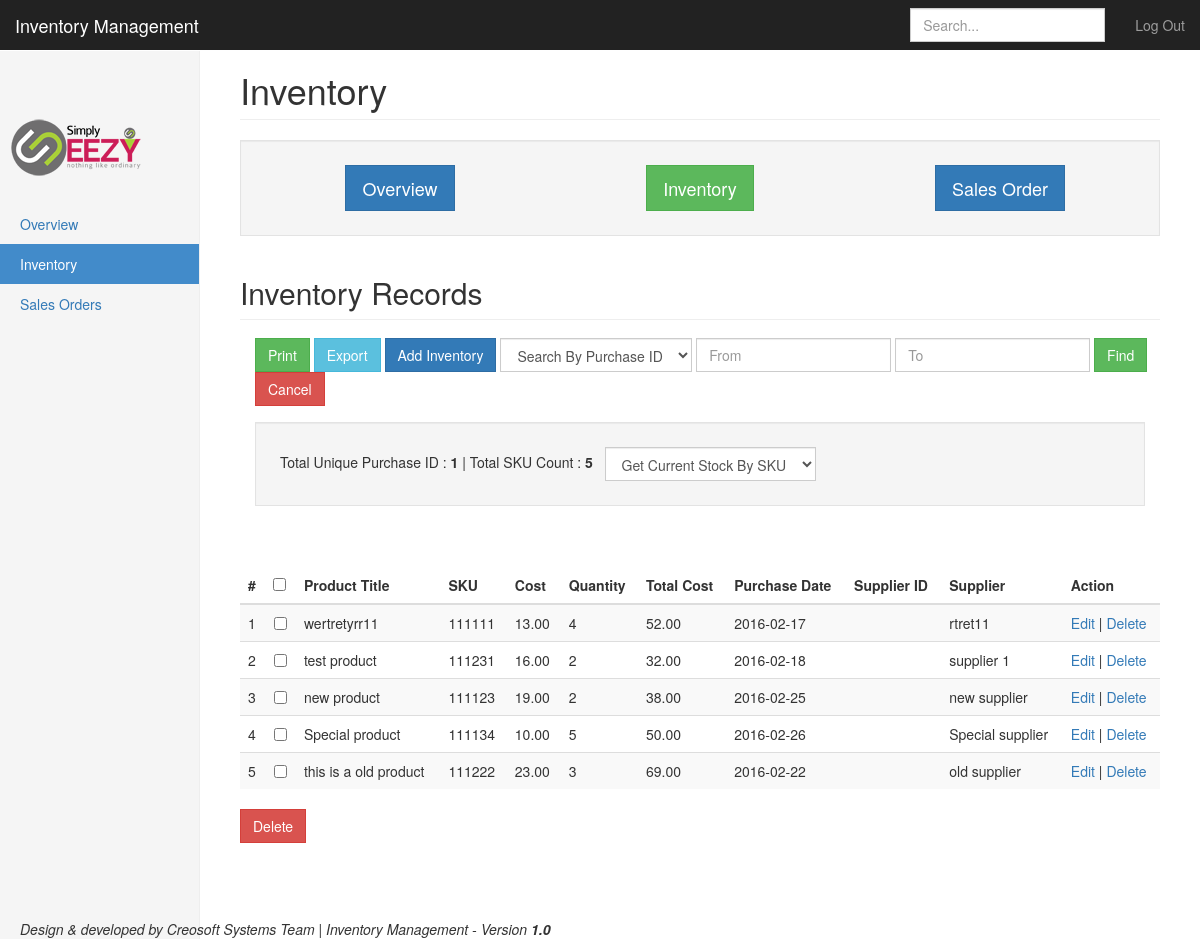
The page /inventory.php (signed in) on the database as committed earlier.
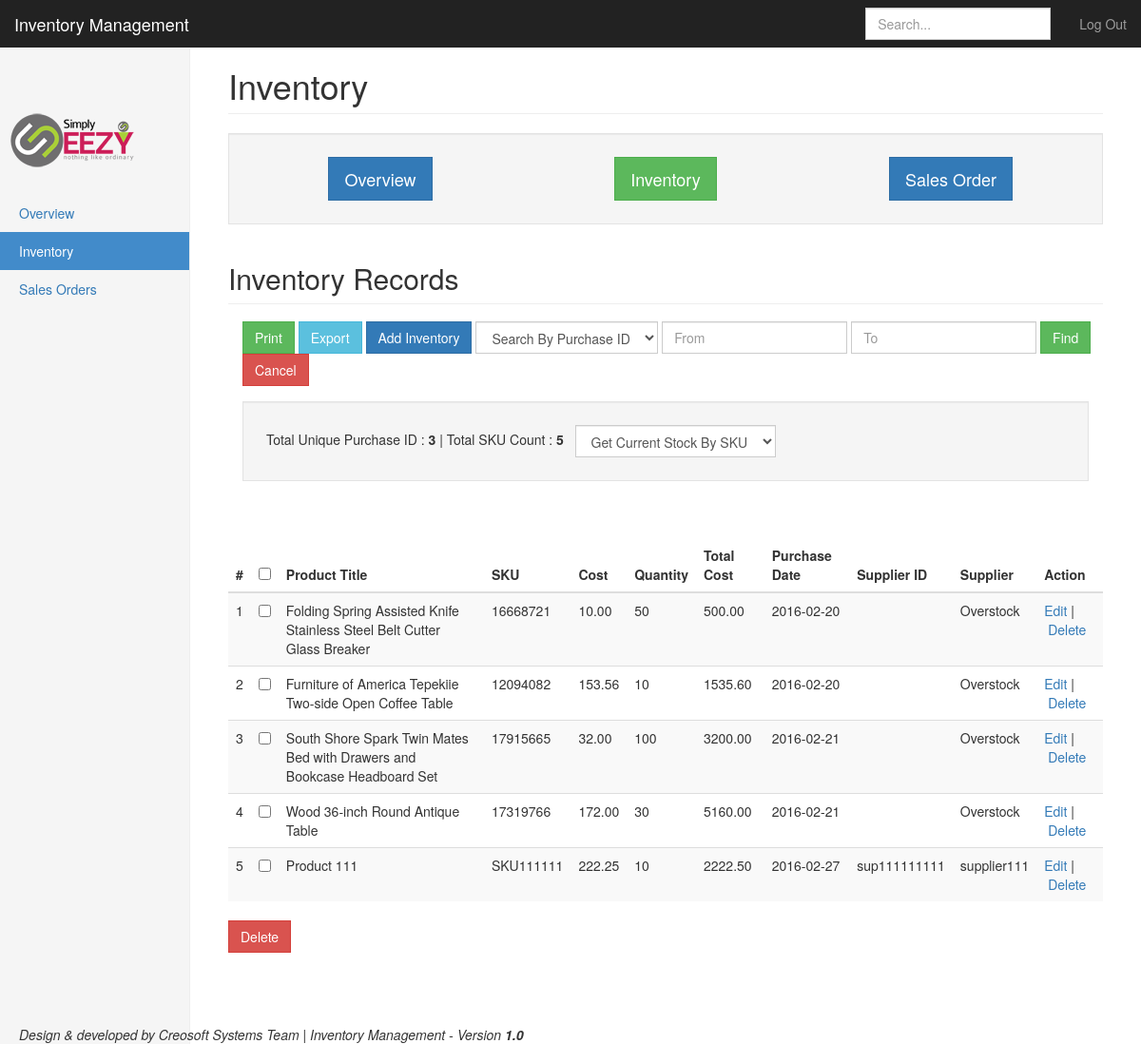
The same page on the database as committed later.
### tables this page shows
CREATE TABLE IF NOT EXISTS `inventory` (
  `id` int(11) NOT NULL AUTO_INCREMENT,
  `purchase_id` varchar(50) NOT NULL,
  `supplier_id` varchar(150) NOT NULL,
  `purchase_date` date NOT NULL,
  `sku` varchar(100) NOT NULL,
  `title` varchar(250) NOT NULL,
  `supplier` varchar(250) NOT NULL,
  `cost_price` decimal(10,2) NOT NULL DEFAULT '0.00',
  `quantity` int(11) NOT NULL,
  `total_cost` decimal(10,2) NOT NULL DEFAULT '0.00',
  `status` int(11) NOT NULL DEFAULT '1',
  `date_added` datetime NOT NULL,
  `date_modified` datetime NOT NULL,
  `product_image` varchar(250) DEFAULT NULL,
  PRIMARY KEY (`id`),
  UNIQUE KEY `sku` (`sku`)
);

### inventory.php (the view, shortened to what the changed rows need)
<?php
include('db.php');
$limit = 10;
if (isset($_GET["page"])) { $page  = $_GET["page"]; } else { $page=1; };
$start_from = ($page-1) * $limit;
$qInv = (isset($_REQUEST['searchInventory']))?$_REQUEST['searchInventory']:'';
$from_date = (isset($_REQUEST['from_date']))?urldecode($_REQUEST['from_date']):'';
$to_date = (isset($_REQUEST['to_date']))?urldecode($_REQUEST['to_date']):'';
$purchase_id = (isset($_REQUEST['purchase_id']))?$_REQUEST['purchase_id']:'';
$selectInvSql = "";
if(!empty($from_date) && !empty($to_date)){
	$from_date_ymd = date("Y-m-d", strtotime($from_date));
	$to_date_ymd = date("Y-m-d", strtotime($to_date));
	$selectInvSql = "SELECT id, purchase_id, supplier_id, title, sku, cost_price, quantity, total_cost, purchase_date, supplier FROM inventory WHERE purchase_date BETWEEN '".$from_date_ymd."' AND '".$to_date_ymd."' LIMIT $start_from, $limit";
}else if(!empty($qInv)){
	$selectInvSql = "SELECT id, purchase_id, supplier_id, title, sku, cost_price, quantity, total_cost, purchase_date, supplier FROM inventory WHERE title LIKE '%".$qInv."%' LIMIT $start_from, $limit";
}else if(!empty($purchase_id)){
	$selectInvSql = "SELECT id, purchase_id, supplier_id, title, sku, cost_price, quantity, total_cost, purchase_date, supplier FROM inventory WHERE purchase_id LIKE '%".$purchase_id."%' LIMIT $start_from, $limit";
}else{
	$selectInvSql = "SELECT id, purchase_id, supplier_id, title, sku, cost_price, quantity, total_cost, purchase_date, supplier FROM inventory LIMIT $start_from, $limit";
}
if(!empty($selectInvSql)){
	$selectInvSqlStatement = $myMySQLPDOCon->prepare($selectInvSql);
	$selectInvSqlParameter = array();
	$selectInvSqlStatement->execute($selectInvSqlParameter);
	$inventoryRecords = array();
	$inventoryRecords = $selectInvSqlStatement->fetchAll();
}
function getCount($field){
	global $myMySQLPDOCon;
	$selectInvSql3 = "SELECT DISTINCT(`".$field."`) FROM inventory";
	$selectInvSqlStatement3 = $myMySQLPDOCon->prepare($selectInvSql3);
	$selectInvSqlParameter3 = array();
	$selectInvSqlStatement3->execute($selectInvSqlParameter3);
	$inventoryRecords3 = $selectInvSqlStatement3->fetchAll();
	return count($inventoryRecords3);
}
?>
<!DOCTYPE html>
<html lang="en">
  <head>
    <link href="css/bootstrap.min.css" rel="stylesheet">
    <link href="css/ie10-viewport-bug-workaround.css" rel="stylesheet">
    <link href="css/dashboard.css" rel="stylesheet">
  </head>
  <body>
    <div class="container-fluid">
      <div class="row">
        <div class="col-sm-9 col-sm-offset-3 col-md-10 col-md-offset-2 main">
          <h1 class="page-header">Inventory</h1>
			<div class="row">
				<div class="col-sm-12">
				<h2 class="sub-header">Inventory Records</h2>
				</div>
			</div>
					<link rel="stylesheet" href="//code.jquery.com/ui/1.11.4/themes/smoothness/jquery-ui.css">
		<div class="row">
				<div class="col-sm-12">
				<form class="navbar-form navbar-center" name="dateRangeForm" id="dateRangeForm">
				<div class="well well-lg">Total Unique Purchase ID : <strong><?php echo getCount("purchase_id"); ?></strong> | Total SKU Count : <strong><?php echo getCount("sku"); ?></strong>&nbsp;&nbsp;
				<select name="sku" id="sku" class="form-control" onChange="getStockBySKU(this.value);">
						<option value="">Get Current Stock By SKU</option>
				</select>
				</div>
				</form>
				</div>
</div>
			<br><br>
          <div class="table-responsive">
		  <div id="divToPrint" style="display:block;">
            <table class="table table-striped" id="myTable">
              <thead>
                <tr>
                  <th>#</th>
				  <th id="checkBoxColumnHeader"><input type="checkbox" name="select_all" id="select_all" value=""/></th>
                  <th>Product Title</th>
                  <th>SKU</th>
                  <th>Cost</th>
                  <th>Quantity</th>
				  <th>Total Cost</th>
			      <th>Purchase Date</th>
				  <th>Supplier ID</th>
				  <th>Supplier</th>
				  <th>Action</th>
                </tr>
              </thead>
			  <tbody>
			  <?php
			  $indx=1;
			  if(count($inventoryRecords)>0){
			  	foreach($inventoryRecords as $invRow){
				?>
					<tr>
					  <td><?php echo $indx;?></td>
					  <td id="checkBoxColumnData" align="center"><input type="checkbox" name="checked_id[]" class="checkbox" value="<?php echo $invRow['id']; ?>"/></td>
					  <td><?php echo $invRow["title"];?></td>
					  <td><?php echo $invRow["sku"];?></td>
					  <td><?php echo $invRow["cost_price"];?></td>
					  <td><?php echo $invRow["quantity"];?></td>
					  <td><?php echo $invRow["total_cost"];?></td>
					  <td><?php echo $invRow["purchase_date"];?></td>
					  <td><?php echo $invRow["supplier_id"];?></td>
					  <td><?php echo $invRow["supplier"];?></td>
					  <td><a href="addInventoryRecord.php?id=<?php echo $invRow["id"];?>">Edit</a>&nbsp;|&nbsp;<a onClick="javascript:confirmDelete('<?php echo $invRow["id"];?>');" href="javascript:void(0)">Delete</a></td>
					</tr>
				<?php
				$indx++;
				}
			  }else{
			  ?>
                <tr>
                  <td colspan="9">No record available!</td>
                </tr>
			  <?php
			  }
			  ?>
			</tbody>
            </table>
			<br><br>
			<table class="table table-striped">
			<thead>
			<tr>
			<td colspan="9">
			</td>
			</tr>
			</table>
			</div>
          </div>
        </div>
      </div>
    </div>
  </body>
</html>

Rows that differ between the two databases and show on the page:
removed inventory: title "wertretyrr11", sku "111111", cost_price "13.00", quantity "4", total_cost "52.00", purchase_date "2016-02-17", supplier "rtret11"
removed inventory: title "test product", sku "111231", cost_price "16.00", quantity "2", total_cost "32.00", purchase_date "2016-02-18", supplier "supplier 1"
removed inventory: title "new product", sku "111123", cost_price "19.00", quantity "2", total_cost "38.00", purchase_date "2016-02-25", supplier "new supplier"
removed inventory: title "Special product", sku "111134", cost_price "10.00", quantity "5", total_cost "50.00", purchase_date "2016-02-26", supplier "Special supplier"
removed inventory: title "this is a old product", sku "111222", cost_price "23.00", quantity "3", total_cost "69.00", purchase_date "2016-02-22", supplier "old supplier"
added inventory: title "Folding Spring Assisted Knife Stainless Steel Belt Cutter Glass Breaker", sku "16668721", cost_price "10.00", quantity "50", total_cost "500.00", purchase_date "2016-02-20", supplier "Overstock"
added inventory: title "Furniture of America Tepekiie Two-side Open Coffee Table", sku "12094082", cost_price "153.56", quantity "10", total_cost "1535.60", purchase_date "2016-02-20", supplier "Overstock"
added inventory: title "South Shore Spark Twin Mates Bed with Drawers and Bookcase Headboard Set", sku "17915665", cost_price "32.00", quantity "100", total_cost "3200.00", purchase_date "2016-02-21", supplier "Overstock"
added inventory: title "Wood 36-inch Round Antique Table", sku "17319766", cost_price "172.00", quantity "30", total_cost "5160.00", purchase_date "2016-02-21", supplier "Overstock"
added inventory: title "Product 111", sku "SKU111111", cost_price "222.25", quantity "10", total_cost "2222.50", purchase_date "2016-02-27", supplier "sup111111111", supplier "supplier111"
Other text that changed with them:
getCount("purchase_id"): "1" → "3"
